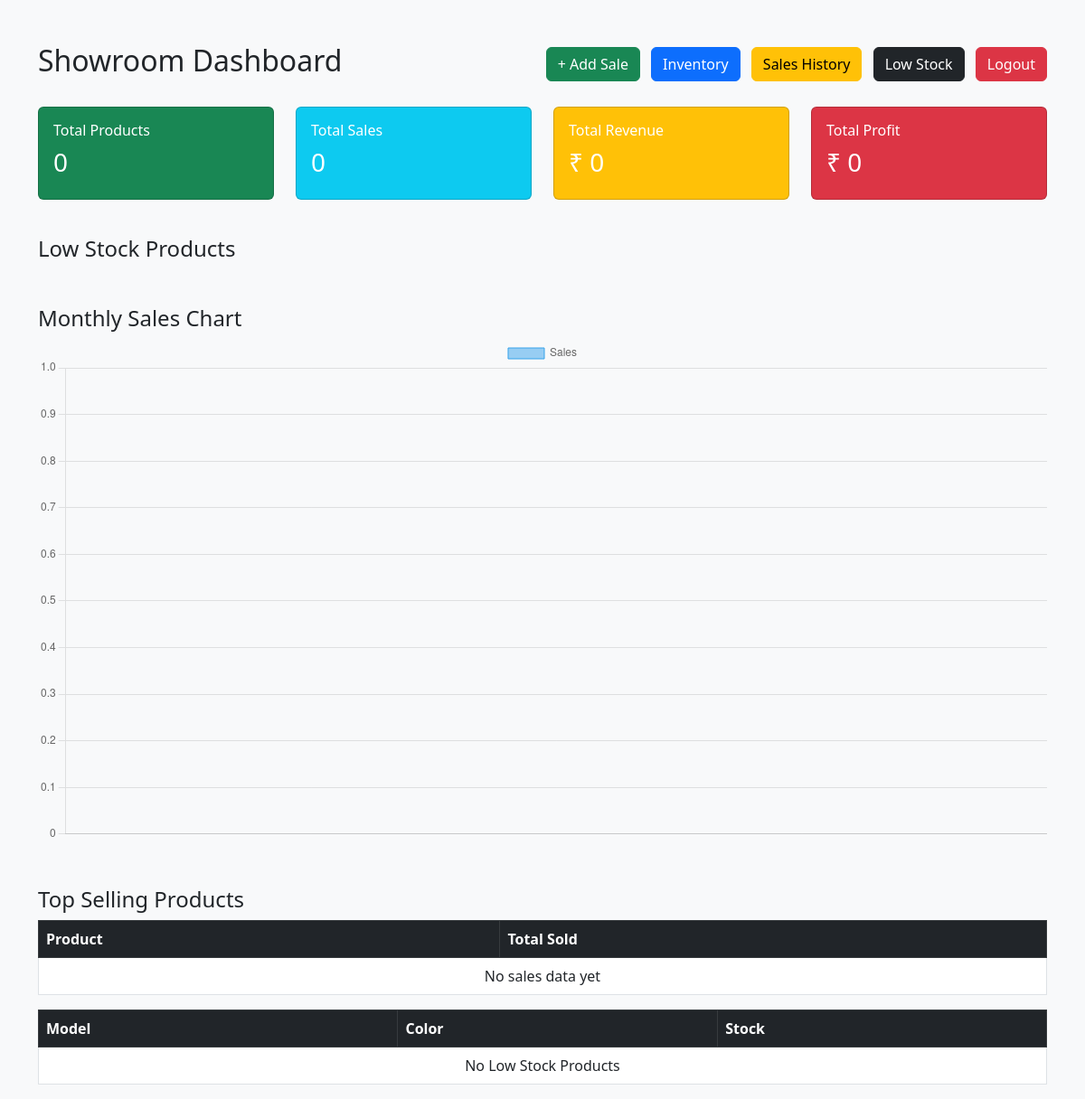
The app's page / (signed in), older data.
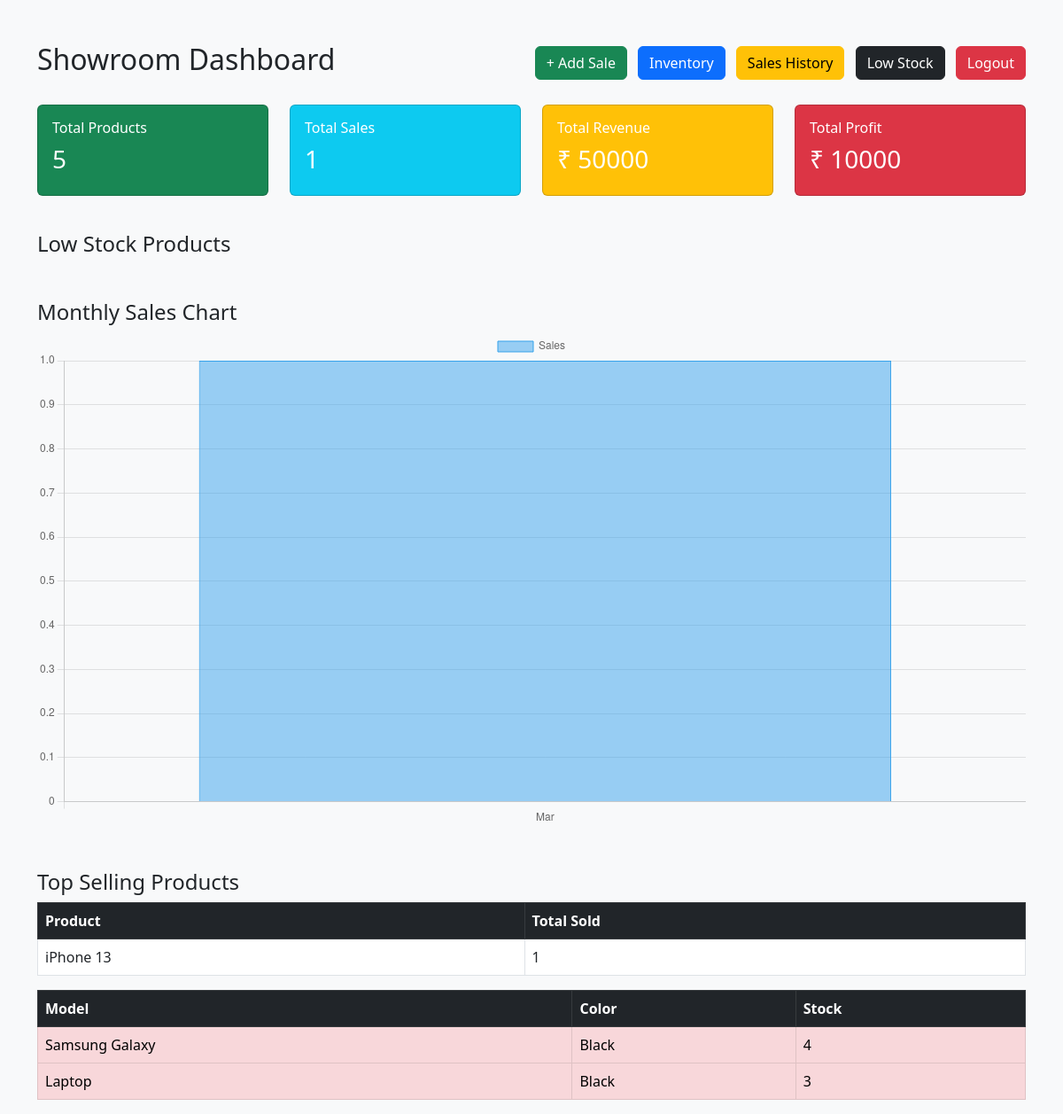
The same page, newer data.
### inventory/models.py (models this page shows, shortened)
class ProductVariant(models.Model):
    product_model = models.ForeignKey("ProductModel", on_delete=models.CASCADE)
    color = models.CharField(max_length=50)
    purchase_price = models.DecimalField(max_digits=10, decimal_places=2)
    selling_price = models.DecimalField(max_digits=10, decimal_places=2)
    stock = models.PositiveIntegerField()
    reorder_level = models.PositiveIntegerField(default=5)

class ProductModel(models.Model):
    name = models.CharField(max_length=200)
    category = models.ForeignKey(
        Category,
        on_delete=models.SET_NULL,
        null=True,
        blank=True
    )
    price = models.DecimalField(max_digits=10, decimal_places=2)
    stock = models.IntegerField()
    min_stock = models.IntegerField(default=5)
    created_at = models.DateTimeField(auto_now_add=True)
    def __str__(self):
        return self.name

### inventory/views.py (the view)
# urls.py: path('', views.dashboard, name="dashboard"),
@login_required
def dashboard(request):
    total_products = ProductVariant.objects.count()
    total_sales = Sale.objects.count()
    revenue_expr = ExpressionWrapper(
        F("sold_price") * F("quantity"),
        output_field=DecimalField()
    )
    profit_expr = ExpressionWrapper(
        (F("sold_price") - F("product__purchase_price")) * F("quantity"),
        output_field=DecimalField()
    )
    total_revenue = Sale.objects.aggregate(
        revenue=Sum(revenue_expr)
    )["revenue"] or 0
    total_profit = Sale.objects.aggregate(
        profit=Sum(profit_expr)
    )["profit"] or 0
    low_stock_products = ProductVariant.objects.filter(stock__lt=5)
    top_products = (
        Sale.objects
        .values("product__product_model__name")
        .annotate(total_sold=Sum("quantity"))
        .order_by("-total_sold")[:5]
    )
    monthly_sales = (
        Sale.objects
        .annotate(month=TruncMonth("date"))
        .values("month")
        .annotate(total=Sum("quantity"))
        .order_by("month")
    )
    months = []
    sales_data = []
    for item in monthly_sales:
        months.append(item["month"].strftime("%b"))
        sales_data.append(item["total"])
    context = {
        "total_products": total_products,
        "total_sales": total_sales,
        "total_revenue": total_revenue,
        "total_profit": total_profit,
        "low_stock_products": low_stock_products,
        "top_products": top_products,
        "months": json.dumps(months),
        "sales_data": json.dumps(sales_data),
    }
    return render(request, "inventory/dashboard.html", context)

### inventory/templates/inventory/dashboard.html (shortened to what this page needs)
<!DOCTYPE html>
<html>
<head>
    <link href="https://cdn.jsdelivr.net/npm/bootstrap@5.3.0/dist/css/bootstrap.min.css" rel="stylesheet">
</head>
<body class="bg-light">
<div class="container mt-5">
    <div class="d-flex justify-content-between align-items-center mb-4">
        <h2>Showroom Dashboard</h2>
        <div>
            <a href="{% url 'add_sale' %}" class="btn btn-success me-2">
                + Add Sale
            </a>
            <a href="{% url 'product_list' %}" class="btn btn-primary me-2">
                Inventory
            </a>
            <a href="{% url 'sales_history' %}" class="btn btn-warning me-2">
                Sales History
            </a>
            <a href="{% url 'low_stock' %}" class="btn btn-dark me-2">
                Low Stock
            </a>
            <a href="{% url 'logout' %}" class="btn btn-danger">
                Logout
            </a>
        </div>
    </div>
    <div class="row">
        <div class="col-md-3">
            <div class="card text-white bg-success mb-3">
                <div class="card-body">
                    <h6>Total Products</h6>
                    <h3>{{ total_products }}</h3>
                </div>
            </div>
        </div>
        <div class="col-md-3">
            <div class="card text-white bg-info mb-3">
                <div class="card-body">
                    <h6>Total Sales</h6>
                    <h3>{{ total_sales }}</h3>
                </div>
            </div>
        </div>
        <div class="col-md-3">
            <div class="card text-white bg-warning mb-3">
                <div class="card-body">
                    <h6>Total Revenue</h6>
                    <h3>₹ {{ total_revenue }}</h3>
                </div>
            </div>
        </div>
        <div class="col-md-3">
            <div class="card text-white bg-danger mb-3">
                <div class="card-body">
                    <h6>Total Profit</h6>
                    <h3>₹ {{ total_profit }}</h3>
                </div>
            </div>
        </div>
    </div>
    <h4 class="mt-4">Low Stock Products</h4>
    <h4 class="mt-5">Monthly Sales Chart</h4>
    <canvas id="salesChart"></canvas>
    <h4 class="mt-5">Top Selling Products</h4>
<table class="table table-bordered">
<thead class="table-dark">
<tr>
<th>Product</th>
<th>Total Sold</th>
</tr>
</thead>
<tbody>
{% for item in top_products %}
<tr>
<td>{{ item.product__product_model__name }}</td>
<td>{{ item.total_sold }}</td>
</tr>
{% empty %}
<tr>
<td colspan="2" class="text-center">
No sales data yet
</td>
</tr>
{% endfor %}
</tbody>
</table>
    <table class="table table-bordered mt-2">
        <thead class="table-dark">
            <tr>
                <th>Model</th>
                <th>Color</th>
                <th>Stock</th>
            </tr>
        </thead>
        <tbody>
            {% for product in low_stock_products %}
            <tr class="table-danger">
                <td>{{ product.product_model }}</td>
                <td>{{ product.color }}</td>
                <td>{{ product.stock }}</td>
            </tr>
            {% empty %}
            <tr>
                <td colspan="3" class="text-center">
                    No Low Stock Products
                </td>
            </tr>
            {% endfor %}
        </tbody>
    </table>
</div>
<script>
const ctx = document.getElementById('salesChart');
new Chart(ctx, {
    type: 'bar',
    data: {
        labels: {{ months|safe }},
        datasets: [{
            label: 'Sales',
            data: {{ sales_data|safe }},
            borderWidth: 1
        }]
    },
    options: {
        scales: {
            y: {
                beginAtZero: true
            }
        }
    }
});
</script>
</body>
</html>

Row changes from the older to the newer data that the page shows:
added ProductVariant: product_model "Samsung Galaxy", color "Black", stock "4"
added ProductVariant: product_model "Laptop", color "Black", stock "3"
Text that changed along with them:
{{ total_products }}: "0" → "5"
{{ total_sales }}: "0" → "1"
{{ total_revenue }}: "0" → "50000"
{{ total_profit }}: "0" → "10000"
chart data {{ months|safe }}: [] → ["Mar"]
chart data {{ sales_data|safe }}: [] → [1]
new list line: "iPhone 13 1"
text no longer shown: "No sales data yet No Low Stock Products"
